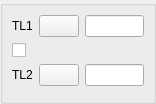
<ui version="4.0" >
 <class>DlgRef_1Sel1Check1Sel_QTD</class>
 <widget class="QWidget" name="DlgRef_1Sel1Check1Sel_QTD" >
  <property name="geometry" >
   <rect>
    <x>0</x>
    <y>0</y>
    <width>156</width>
    <height>99</height>
   </rect>
  </property>
  <property name="sizePolicy" >
   <sizepolicy>
    <hsizetype>5</hsizetype>
    <vsizetype>5</vsizetype>
    <horstretch>0</horstretch>
    <verstretch>0</verstretch>
   </sizepolicy>
  </property>
  <property name="windowTitle" >
   <string/>
  </property>
  <layout class="QGridLayout" >
   <property name="margin" >
    <number>0</number>
   </property>
   <property name="spacing" >
    <number>0</number>
   </property>
   <item row="0" column="0" >
    <widget class="QGroupBox" name="GroupBox1" >
     <property name="sizePolicy" >
      <sizepolicy>
       <hsizetype>5</hsizetype>
       <vsizetype>5</vsizetype>
       <horstretch>0</horstretch>
       <verstretch>0</verstretch>
      </sizepolicy>
     </property>
     <property name="title" >
      <string/>
     </property>
     <layout class="QGridLayout" >
      <property name="margin" >
       <number>9</number>
      </property>
      <property name="spacing" >
       <number>6</number>
      </property>
      <item row="3" column="0" colspan="3" >
       <widget class="QWidget" native="1" name="Box" />
      </item>
      <item row="2" column="0" >
       <widget class="QLabel" name="TextLabel2" >
        <property name="sizePolicy" >
         <sizepolicy>
          <hsizetype>0</hsizetype>
          <vsizetype>0</vsizetype>
          <horstretch>0</horstretch>
          <verstretch>0</verstretch>
         </sizepolicy>
        </property>
        <property name="text" >
         <string>TL2</string>
        </property>
        <property name="wordWrap" >
         <bool>false</bool>
        </property>
       </widget>
      </item>
      <item row="2" column="2" >
       <widget class="QLineEdit" name="LineEdit2" />
      </item>
      <item row="1" column="0" colspan="3" >
       <widget class="QCheckBox" name="CheckButton1" >
        <property name="text" >
         <string/>
        </property>
       </widget>
      </item>
      <item row="2" column="1" >
       <widget class="QPushButton" name="PushButton2" >
        <property name="sizePolicy" >
         <sizepolicy>
          <hsizetype>0</hsizetype>
          <vsizetype>0</vsizetype>
          <horstretch>0</horstretch>
          <verstretch>0</verstretch>
         </sizepolicy>
        </property>
        <property name="text" >
         <string/>
        </property>
       </widget>
      </item>
      <item row="0" column="1" >
       <widget class="QPushButton" name="PushButton1" >
        <property name="sizePolicy" >
         <sizepolicy>
          <hsizetype>0</hsizetype>
          <vsizetype>0</vsizetype>
          <horstretch>0</horstretch>
          <verstretch>0</verstretch>
         </sizepolicy>
        </property>
        <property name="text" >
         <string/>
        </property>
       </widget>
      </item>
      <item row="0" column="0" >
       <widget class="QLabel" name="TextLabel1" >
        <property name="sizePolicy" >
         <sizepolicy>
          <hsizetype>0</hsizetype>
          <vsizetype>0</vsizetype>
          <horstretch>0</horstretch>
          <verstretch>0</verstretch>
         </sizepolicy>
        </property>
        <property name="text" >
         <string>TL1</string>
        </property>
        <property name="wordWrap" >
         <bool>false</bool>
        </property>
       </widget>
      </item>
      <item row="0" column="2" >
       <widget class="QLineEdit" name="LineEdit1" />
      </item>
     </layout>
    </widget>
   </item>
  </layout>
 </widget>
 <layoutdefault spacing="6" margin="11" />
 <pixmapfunction>qPixmapFromMimeSource</pixmapfunction>
 <tabstops>
  <tabstop>PushButton1</tabstop>
  <tabstop>LineEdit1</tabstop>
  <tabstop>CheckButton1</tabstop>
  <tabstop>PushButton2</tabstop>
  <tabstop>LineEdit2</tabstop>
 </tabstops>
 <resources/>
 <connections/>
</ui>
